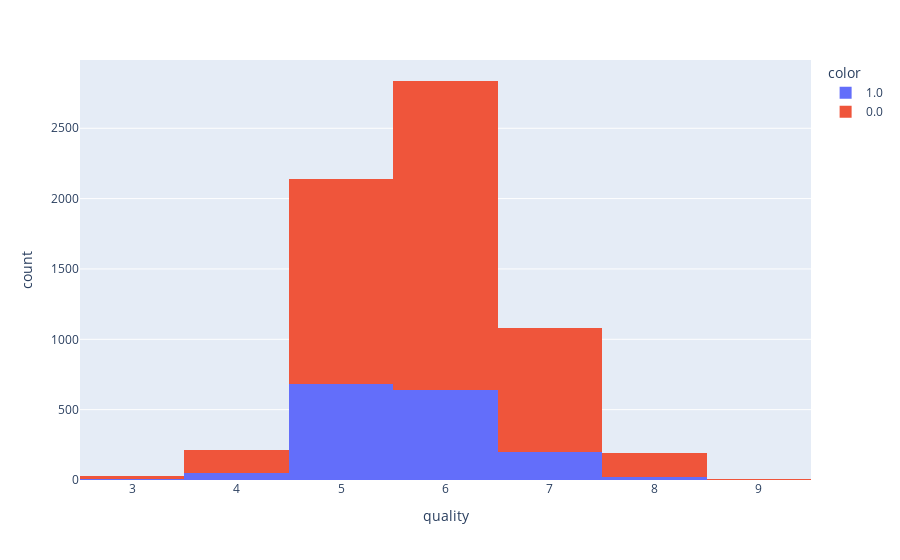

Source (notebook cell):
### Code cell
fig = px.histogram(wine , x = "quality", color = "color")
fig.show()

### Figure 1 — Plotly figure (JSON) as saved in the notebook; plotly's stock layout.template omitted (floating-point values rounded to 4 significant figures; data arrays with more than 128 entries replaced by an {"elided": "..."} marker saying what was removed)
{"data": [{"alignmentgroup": "True", "bingroup": "x", "hovertemplate": "color=1.0<br>quality=%{x}<br>count=%{y}<extra></extra>", "legendgroup": "1.0", "marker": {"color": "#636efa", "pattern": {"shape": ""}}, "name": "1.0", "offsetgroup": "1.0", "orientation": "v", "showlegend": true, "type": "histogram", "x": {"elided": "1599 int values"}, "xaxis": "x", "yaxis": "y"}, {"alignmentgroup": "True", "bingroup": "x", "hovertemplate": "color=0.0<br>quality=%{x}<br>count=%{y}<extra></extra>", "legendgroup": "0.0", "marker": {"color": "#EF553B", "pattern": {"shape": ""}}, "name": "0.0", "offsetgroup": "0.0", "orientation": "v", "showlegend": true, "type": "histogram", "x": {"elided": "4898 int values"}, "xaxis": "x", "yaxis": "y"}], "layout": {"barmode": "relative", "legend": {"title": {"text": "color"}, "tracegroupgap": 0}, "margin": {"t": 60}, "xaxis": {"anchor": "y", "domain": [0, 1], "title": {"text": "quality"}}, "yaxis": {"anchor": "x", "domain": [0, 1], "title": {"text": "count"}}}}
